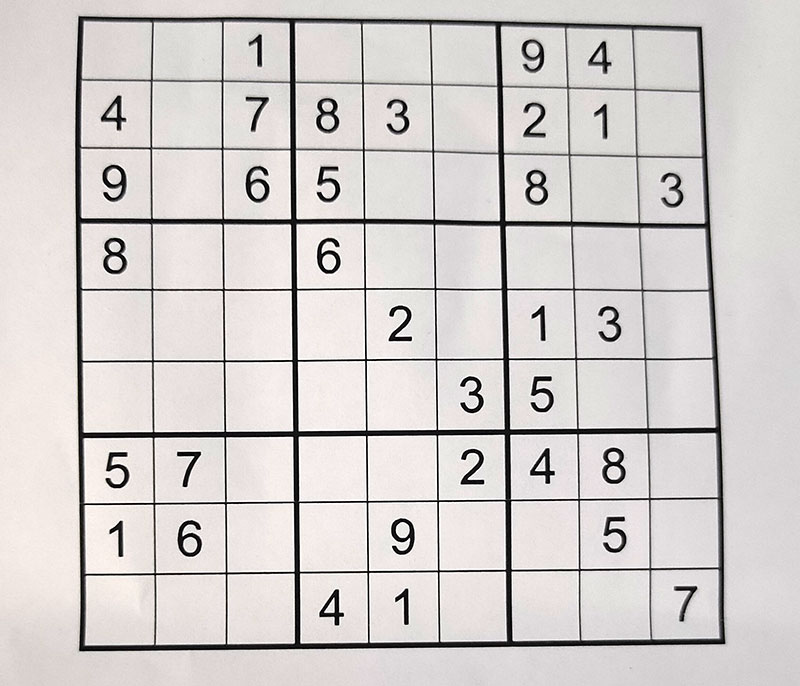
#> input picture Resources/2.jpg, 800 x 686 px
$ python -i functions.py   (imports and definitions only)
#> lines starting #> are read from the running program, lines starting #| are printed output that depends on the picture; after the words box and inside, x2 and y2 are one past the last pixel; in counts of white or black regions, pixels touching at a corner belong together
#> further down, picture is the input picture: shape (686, 800, 3); mean B, G, R 204.3, 206, 210.7
import cv2
import numpy as np
import matplotlib.pyplot as plt

# FUNCTION 1. THERSHOLDING THE IMAGE
def preProcess(img):
    greyImg = cv2.cvtColor(img,cv2.COLOR_BGR2GRAY)   # CONVERTING IMAGE TO GREY SCALE
    blurredImg = cv2.GaussianBlur(greyImg,(5,5),0)     # APPLYING GAUSSIAN BLURR ??
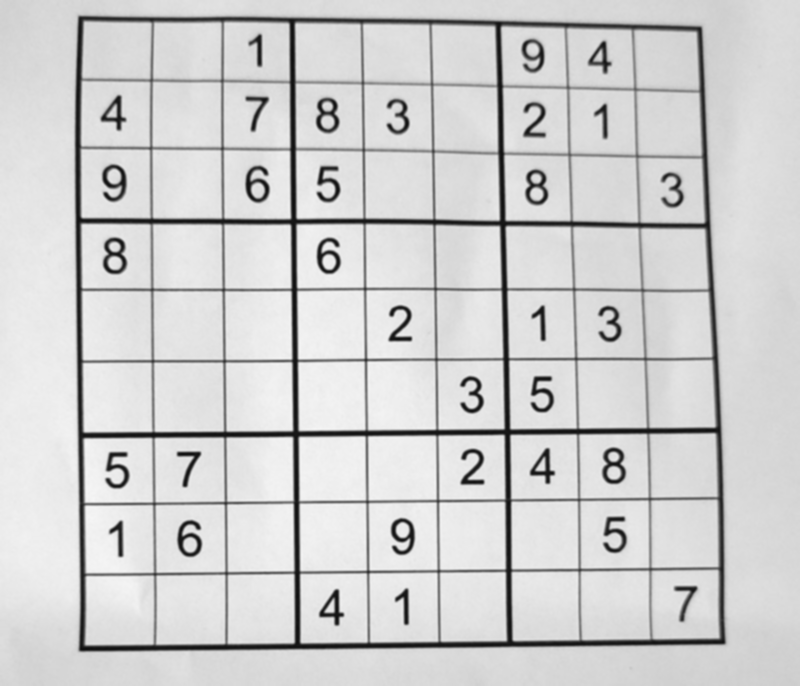
#> blurredImg: shape (686, 800); min 14, max 246, mean 207.1
    thresholdImg = cv2.adaptiveThreshold(blurredImg, 255, 1, 1, 15, 4)  # APPLYING THERSHOLDING TO THE BLURRED IMAGE
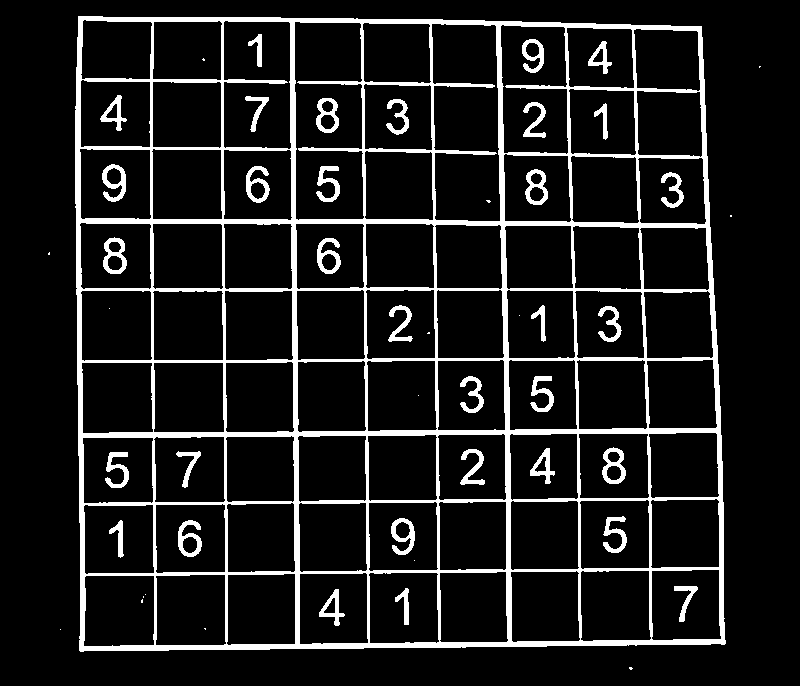
#> thresholdImg: shape (686, 800); 11% white; 50 white regions (16 under 20 px), largest, box (x1, y1, x2, y2) and area: (75, 16, 726, 652) 49325, (102, 164, 126, 202) 435, (103, 237, 127, 274) 429
    return thresholdImg

# FUNCTION 2. FINDING THE BIGGEST CONTOUR
# [80 lines left out: functions findBiggestContour, reorder, getDigitBoxes, reshapeDigits, preProcessDigits, printSudoku and 2 more, not called in this run]


>>> import cv2
>>> picture = cv2.imread('../Resources/2.jpg')
>>> result = preProcess(picture)

$ run again, on Resources/20.jpg
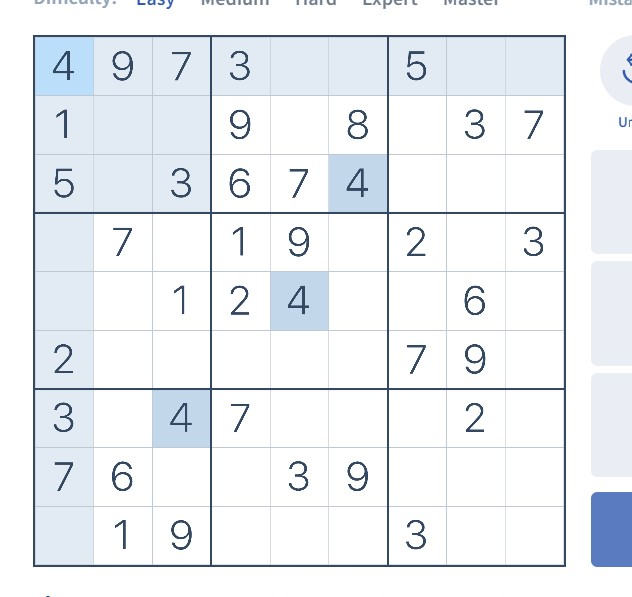
#> input picture Resources/20.jpg, 632 x 597 px
#> picture is the input picture: shape (597, 632, 3); mean B, G, R 243.8, 239.9, 236.2
#> in preProcess, `blurredImg = cv2.GaussianBlur(greyImg,(5,5),0)`:
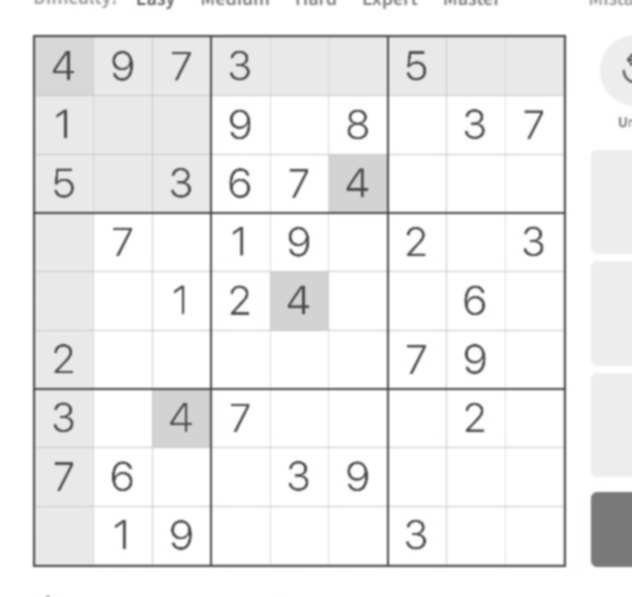
#> blurredImg: shape (597, 632); min 73, max 255, mean 239.2
#> in preProcess, `thresholdImg = cv2.adaptiveThreshold(blurredImg, 255, 1, 1, 15, 4)`:
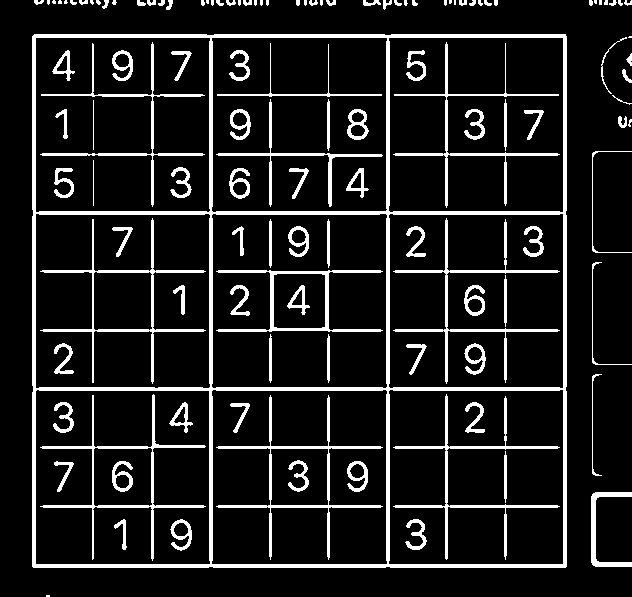
#> thresholdImg: shape (597, 632); 11.7% white; 121 white regions (25 under 20 px), largest, box (x1, y1, x2, y2) and area: (32, 34, 567, 568) 16655, (216, 395, 383, 560) 1840, (40, 394, 206, 561) 1747

$ run again, on Resources/21.jpg
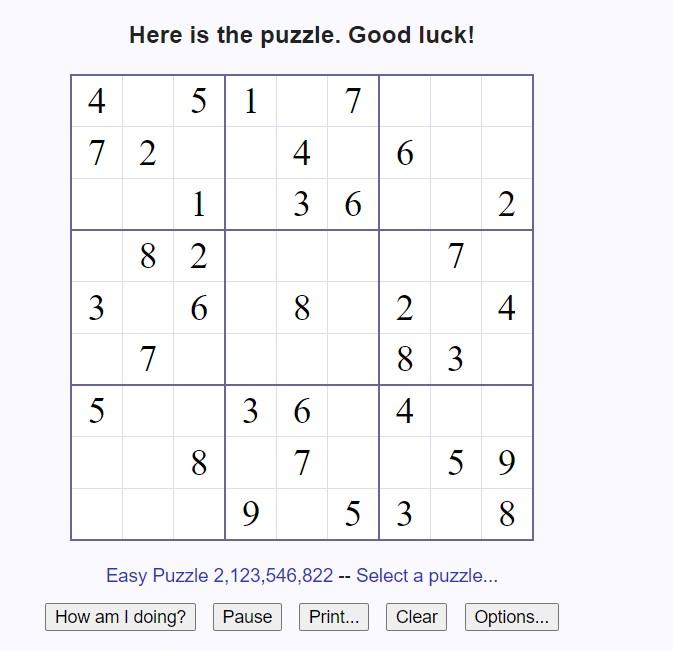
#> input picture Resources/21.jpg, 673 x 651 px
#> picture is the input picture: shape (651, 673, 3); mean B, G, R 247.4, 243.8, 244.3
#> in preProcess, `blurredImg = cv2.GaussianBlur(greyImg,(5,5),0)`:
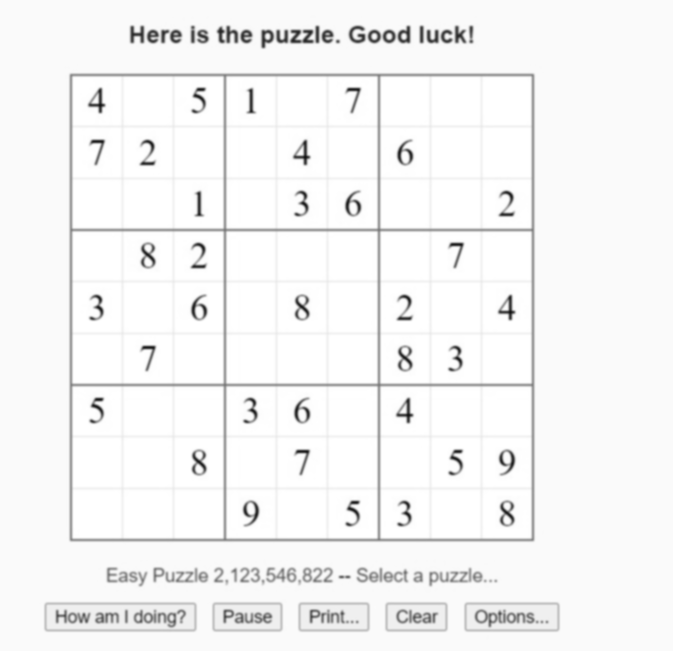
#> blurredImg: shape (651, 673); min 17, max 255, mean 244.4
#> in preProcess, `thresholdImg = cv2.adaptiveThreshold(blurredImg, 255, 1, 1, 15, 4)`:
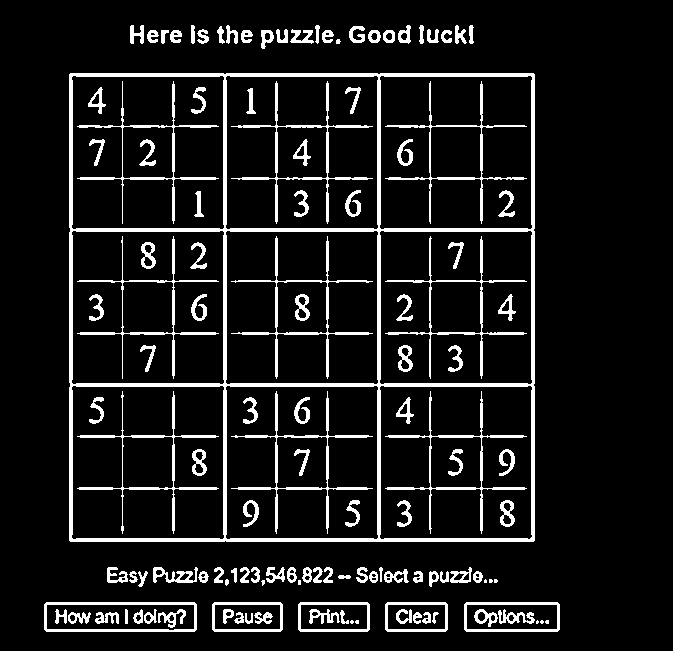
#> thresholdImg: shape (651, 673); 9.8% white; 128 white regions (10 under 20 px), largest, box (x1, y1, x2, y2) and area: (69, 73, 535, 542) 14469, (231, 391, 373, 534) 1376, (231, 81, 373, 224) 1371

$ run again, on Resources/22.jpg
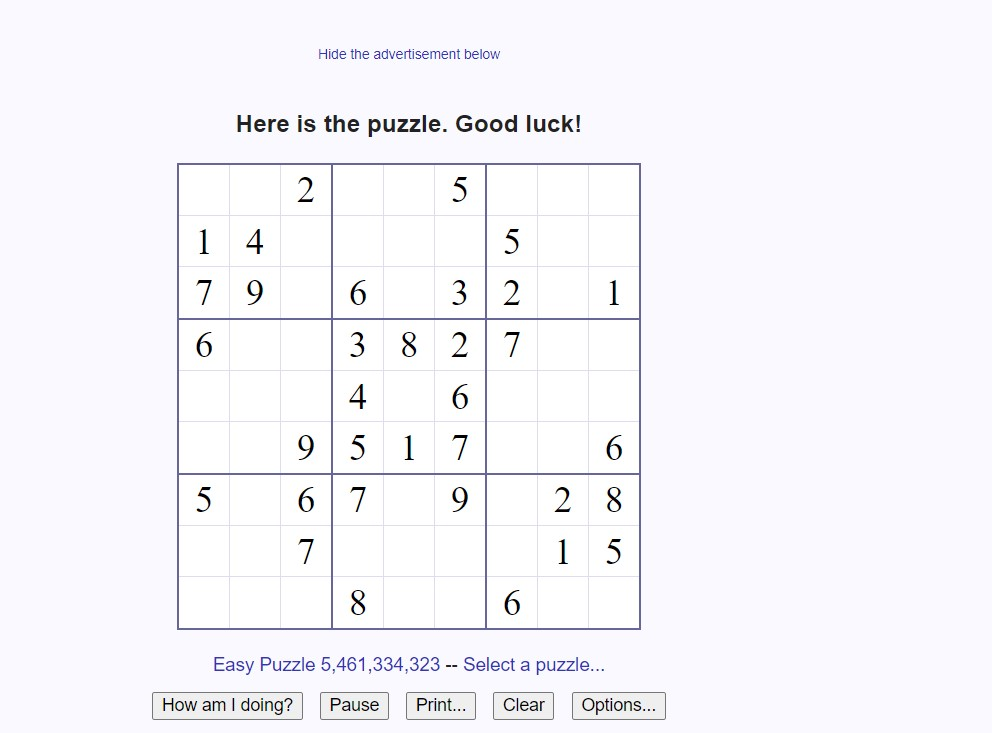
#> input picture Resources/22.jpg, 992 x 733 px
#> picture is the input picture: shape (733, 992, 3); mean B, G, R 250.3, 245.8, 246.5
#> in preProcess, `thresholdImg = cv2.adaptiveThreshold(blurredImg, 255, 1, 1, 15, 4)`:
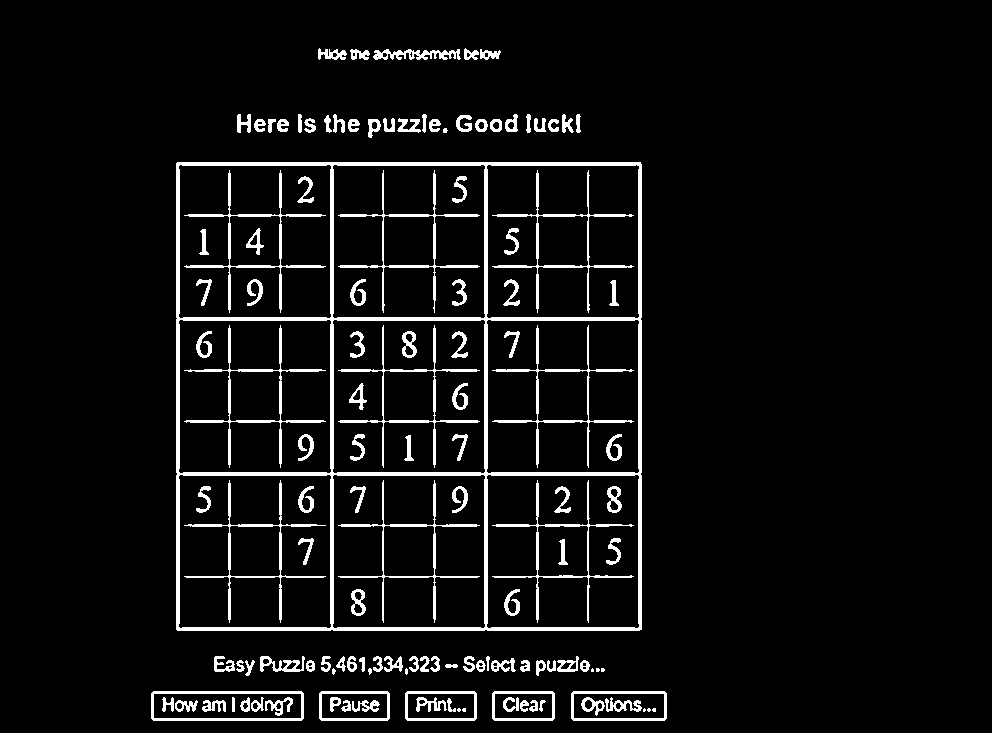
#> thresholdImg: shape (733, 992); 6.1% white; 131 white regions (10 under 20 px), largest, box (x1, y1, x2, y2) and area: (176, 162, 642, 631) 14475, (184, 170, 326, 313) 1429, (184, 325, 326, 468) 1407
